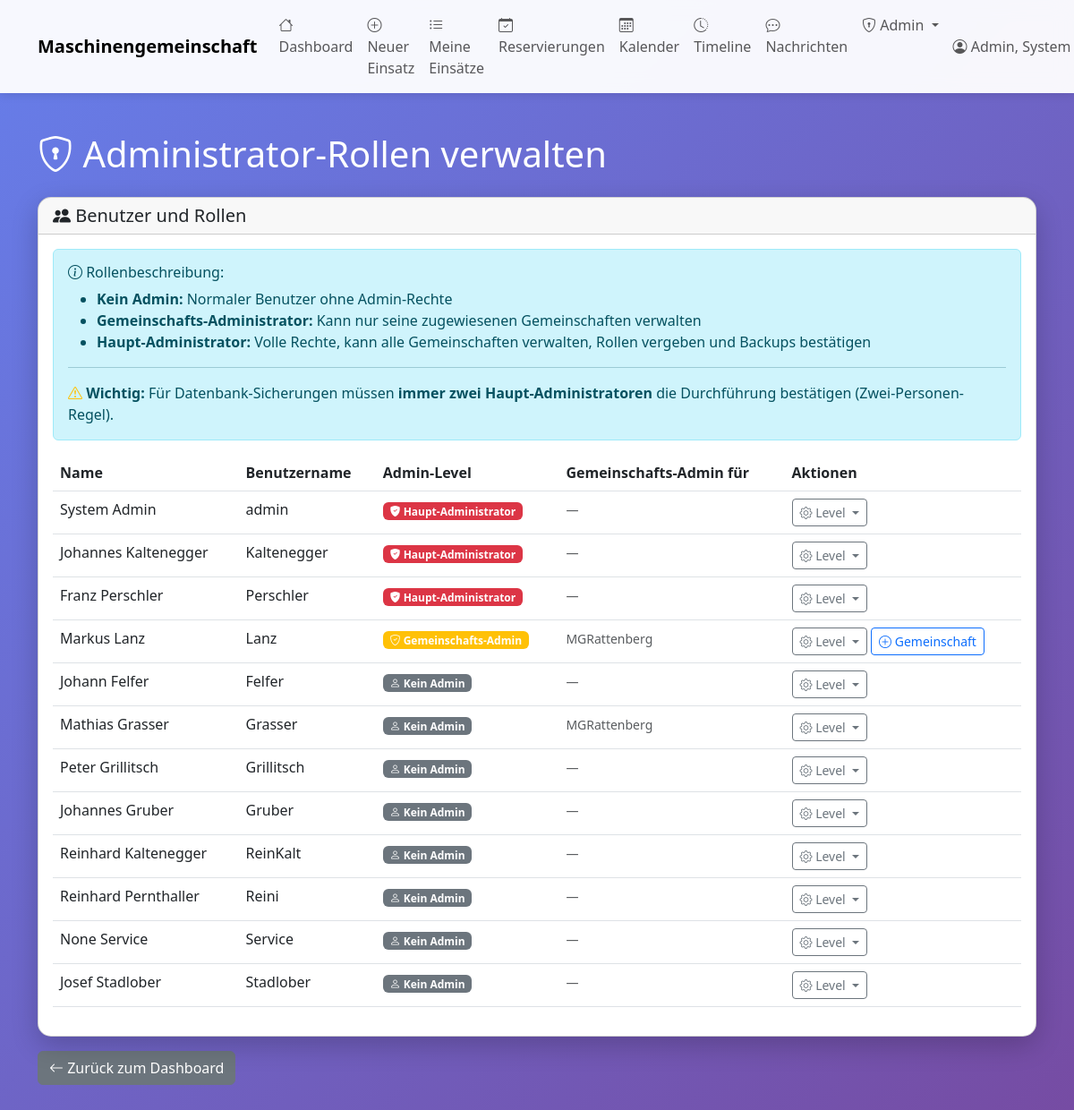
/admin/rollen (signed in), run on an earlier commit of the app's database.
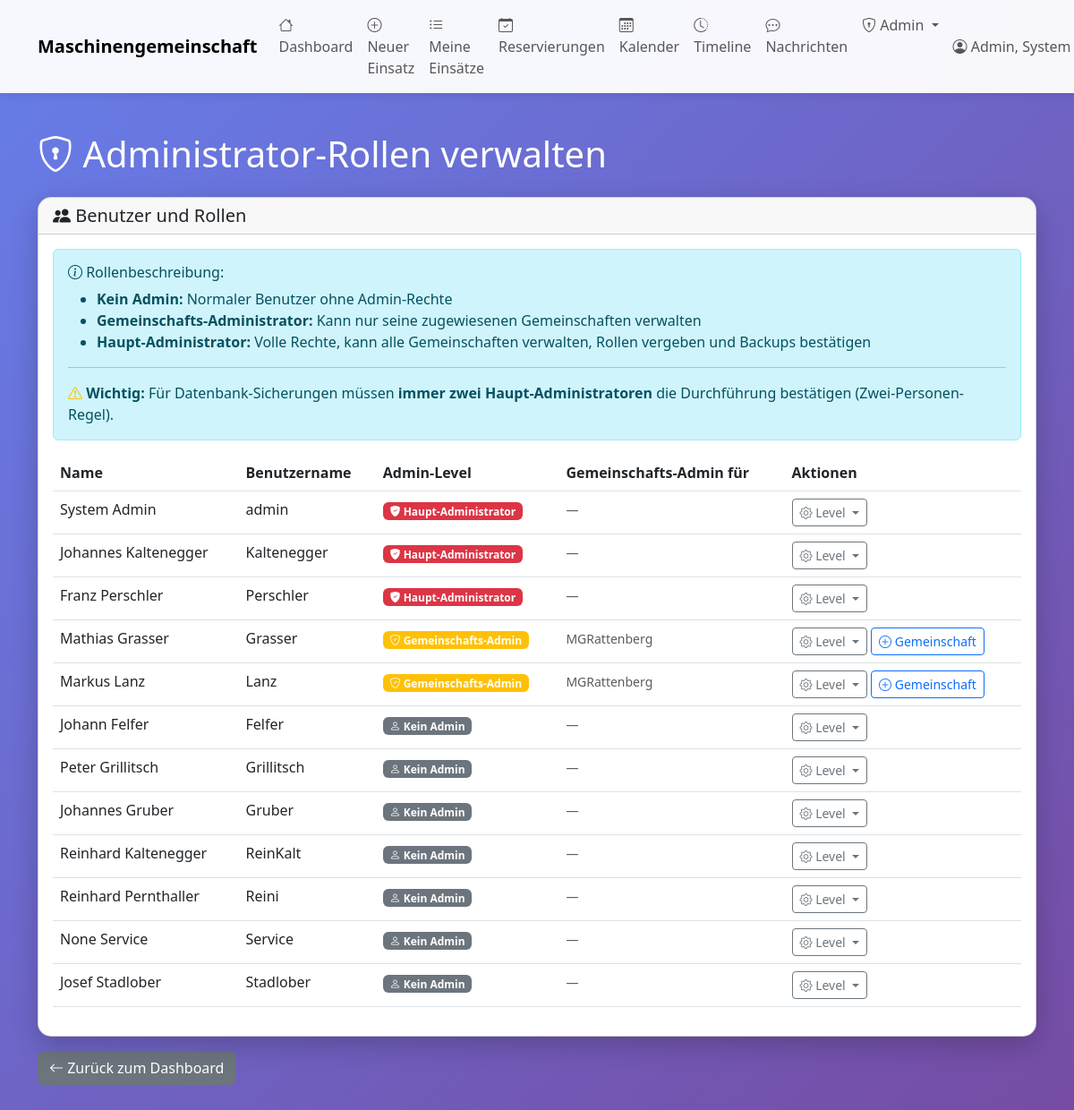
And on a later commit of the database.
### tables this page shows
CREATE TABLE benutzer (
    id INTEGER PRIMARY KEY AUTOINCREMENT,
    name TEXT NOT NULL,
    vorname TEXT,
    username TEXT UNIQUE,
    password_hash TEXT,
    adresse TEXT,
    telefon TEXT,
    email TEXT,
    mitglied_seit DATE,
    aktiv BOOLEAN DEFAULT 1,
    bemerkungen TEXT
, is_admin BOOLEAN DEFAULT 0, treibstoffkosten_preis REAL DEFAULT 1.50, backup_schwellwert INTEGER DEFAULT 50, letzter_treibstoffpreis REAL, admin_level INTEGER DEFAULT 0);

### web_app.py (the view)
@app.route('/admin/rollen')
@hauptadmin_required
def admin_rollen():
    with MaschinenDBContext(DB_PATH) as db:
        cursor = db.connection.cursor()
        cursor.execute("""
            SELECT b.id, b.name, b.vorname, b.username,
                   b.admin_level, b.is_admin,
                   GROUP_CONCAT(g.name, ', ') as gemeinschaften
            FROM benutzer b
            LEFT JOIN gemeinschafts_admin ga ON b.id = ga.benutzer_id
            LEFT JOIN gemeinschaften g ON ga.gemeinschaft_id = g.id
            WHERE b.aktiv = 1
            GROUP BY b.id, b.name, b.vorname, b.username, b.admin_level, b.is_admin
            ORDER BY b.admin_level DESC, b.name
        """)
        columns = [desc[0] for desc in cursor.description]
        benutzer = [dict(zip(columns, row)) for row in cursor.fetchall()]
        cursor.execute("SELECT * FROM gemeinschaften WHERE aktiv = 1 ORDER BY name")
        columns = [desc[0] for desc in cursor.description]
        gemeinschaften = [dict(zip(columns, row)) for row in cursor.fetchall()]
    return render_template('admin_rollen.html',
                         benutzer=benutzer,
                         gemeinschaften=gemeinschaften)

### database.py (called while the page is built)
    def connect(self):
        self.connection = sqlite3.connect(self.db_path)
        self.connection.row_factory = sqlite3.Row
        self.cursor = self.connection.cursor()

    def close(self):
        if self.connection:
            self.connection.close()

    def __enter__(self):
        self.connect()
        return self

    def __exit__(self, exc_type, exc_val, exc_tb):
        if exc_type is None:
            self.connection.commit()
        else:
            self.connection.rollback()
        self.close()
        return False

### web_app.py (called while the page is built)
def hauptadmin_required(f):
    @wraps(f)
    def decorated_function(*args, **kwargs):
        if 'benutzer_id' not in session:
            flash('Bitte melden Sie sich an.', 'warning')
            return redirect(url_for('login'))
        if not session.get('is_admin'):
            flash('Zugriff verweigert. Administrator-Rechte erforderlich.', 'danger')
            return redirect(url_for('dashboard'))
        if session.get('admin_level', 0) < 2:
            flash('Zugriff verweigert. Haupt-Administrator-Rechte erforderlich.', 'danger')
            return redirect(url_for('dashboard'))
        return f(*args, **kwargs)
    return decorated_function

### templates/admin_rollen.html (shortened to what the changed rows need)
{% extends "base.html" %}
{% block content %}
<div class="row mt-4">
    <div class="col-12">
        <h1 class="text-white mb-4">
            <i class="bi bi-shield-lock"></i> Administrator-Rollen verwalten
        </h1>
    </div>
</div>
<div class="row">
    <div class="col-12">
        <div class="card">
            <div class="card-body">
                <div class="table-responsive">
                    <table class="table table-hover">
                        <thead>
                            <tr>
                                <th>Name</th>
                                <th>Benutzername</th>
                                <th>Admin-Level</th>
                                <th>Gemeinschafts-Admin für</th>
                                <th>Aktionen</th>
                            </tr>
                        </thead>
                        <tbody>
                            {% for user in benutzer %}
                            <tr>
                                <td>{{ user.vorname }} {{ user.name }}</td>
                                <td>{{ user.username }}</td>
                                <td>
                                    {% if user.admin_level == 2 %}
                                        <span class="badge bg-danger">
                                            <i class="bi bi-shield-fill-check"></i> Haupt-Administrator
                                        </span>
                                    {% elif user.admin_level == 1 %}
                                        <span class="badge bg-warning">
                                            <i class="bi bi-shield-check"></i> Gemeinschafts-Admin
                                        </span>
                                    {% else %}
                                        <span class="badge bg-secondary">
                                            <i class="bi bi-person"></i> Kein Admin
                                        </span>
                                    {% endif %}
                                </td>
                                <td>
                                    {% if user.gemeinschaften %}
                                        <small class="text-muted">{{ user.gemeinschaften }}</small>
                                    {% else %}
                                        <small class="text-muted">—</small>
                                    {% endif %}
                                </td>
                                <td>
                                    <div class="btn-group btn-group-sm" role="group">
                                        <button type="button" class="btn btn-outline-secondary dropdown-toggle"
                                                data-bs-toggle="dropdown" aria-expanded="false">
                                            <i class="bi bi-gear"></i> Level
                                        </button>
                                    </div>
                                    {% if user.admin_level == 1 %}
                                    <button type="button" class="btn btn-sm btn-outline-primary"
                                            data-bs-toggle="modal"
                                            data-bs-target="#gemeinschaftModal{{ user.id }}">
                                        <i class="bi bi-plus-circle"></i> Gemeinschaft
                                    </button>
                                    {% endif %}
                                </td>
                            </tr>
                            {% endfor %}
                        </tbody>
                    </table>
                </div>
            </div>
        </div>
    </div>
</div>
{% endblock %}

What changed in the data, as far as the page shows it:
changed benutzer "Mathias": admin_level "Kein Admin" → "Gemeinschafts-Admin Gemeinschaft"; moves up the list
